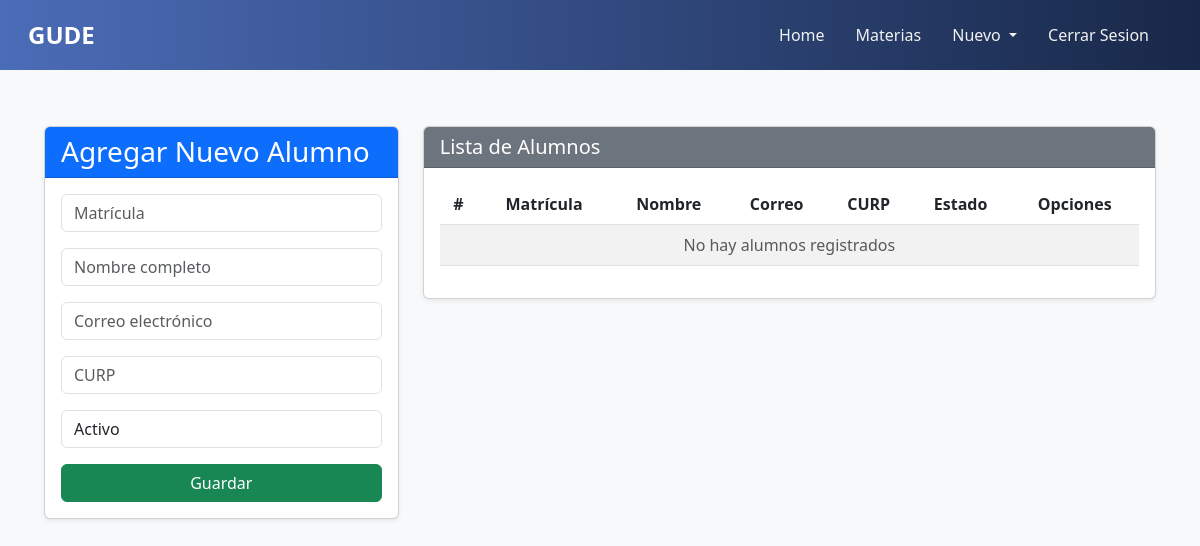
Before: /nuevoalumno/ with the older database file.
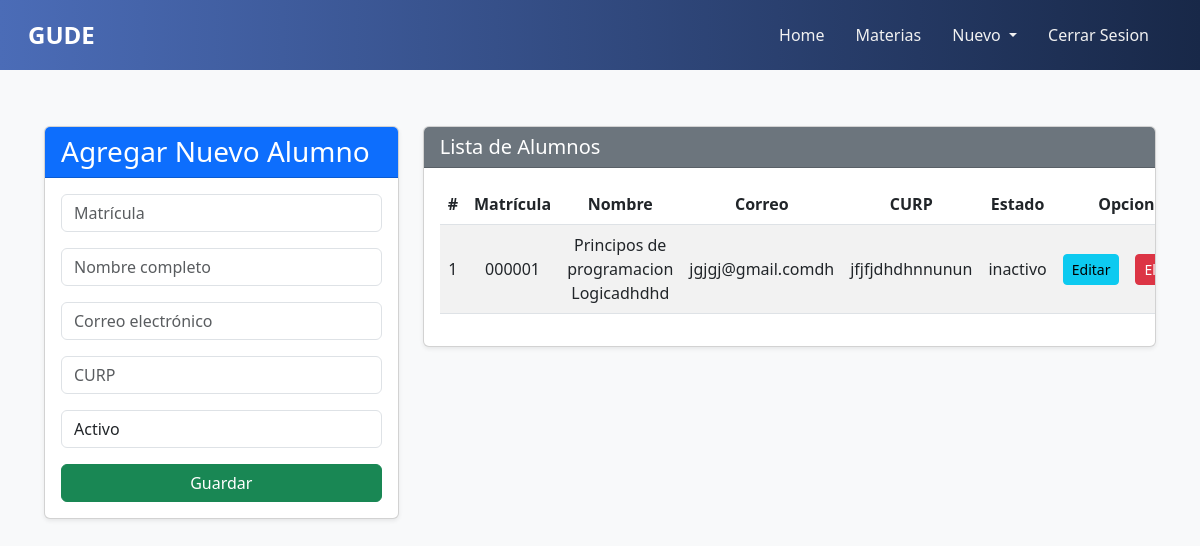
After: the same page with the newer database file.
### Aplicaciones/General/models.py (models this page shows, shortened)
class Alumno(models.Model):
    matricula = models.CharField(primary_key=True, max_length=9)
    nombre = models.CharField(max_length=100)
    correo = models.EmailField(unique=True)
    curp = models.CharField(max_length=18, unique=True)
    ESTADOS = [
        ('activo', 'Activo'),
        ('inactivo', 'Inactivo'),
        ('sabatico', 'Sabático'),
    ]
    estado = models.CharField(max_length=10, choices=ESTADOS, default='activo')

### Aplicaciones/General/views.py (the view)
# urls.py: path('nuevoalumno/', views.nuevoalumno, name='nuevoalumno'),
def nuevoalumno(request):
    alumnos = Alumno.objects.all()
    return render(request, "nuevoalumno.html", {"alumnos": alumnos})

### Aplicaciones/General/templates/nuevoalumno.html (shortened to what this page needs)
{% extends "./base.html" %}
{% load static %}
{% block body %}
<div class="container mt-4">
  <div class="row">
    <div class="col-md-4">
      <div class="card shadow-sm">
        <div class="card-header bg-primary text-white">
          <h3 class="mb-0">Agregar Nuevo Alumno</h3>
        </div>
        <div class="card-body">
          <form action="{% url 'registrarAlumno' %}" method="post">
            <div class="form-group mb-3">
              <input type="text" name="txtMatricula" id="txtMatricula" class="form-control" placeholder="Matrícula" maxlength="9" required />
            </div>
            <div class="form-group mb-3">
              <input type="text" name="txtNombre" id="txtNombre" class="form-control" placeholder="Nombre completo" maxlength="100" required />
            </div>
            <div class="form-group mb-3">
              <input type="email" name="txtCorreo" id="txtCorreo" class="form-control" placeholder="Correo electrónico" required />
            </div>
            <div class="form-group mb-3">
              <input type="text" name="txtCurp" id="txtCurp" class="form-control" placeholder="CURP" maxlength="18" required />
            </div>
            <div class="form-group mb-3">
              <select name="selectEstado" id="selectEstado" class="form-control" required>
                <option value="activo">Activo</option>
              </select>
            </div>
            <button type="submit" class="btn btn-success w-100">Guardar</button>
          </form>
        </div>
      </div>
    </div>
    <div class="col-md-8">
      <div class="card shadow-sm">
        <div class="card-header bg-secondary text-white">
          <h5 class="mb-0">Lista de Alumnos</h5>
        </div>
        <div class="card-body table-responsive">
          <table class="table table-striped table-hover">
            <thead>
              <tr>
                <th>#</th>
                <th>Matrícula</th>
                <th>Nombre</th>
                <th>Correo</th>
                <th>CURP</th>
                <th>Estado</th>
                <th colspan="2">Opciones</th>
              </tr>
            </thead>
            <tbody>
              {% for a in alumnos %}
              <tr>
                <td>{{ forloop.counter }}</td>
                <td>{{ a.matricula }}</td>
                <td>{{ a.nombre }}</td>
                <td>{{ a.correo }}</td>
                <td>{{ a.curp }}</td>
                <td>{{ a.estado }}</td>
                <td><a href="{% url 'edicionAlumno' a.matricula %}" class="btn btn-info btn-sm">Editar</a></td>
                <td><a href="{% url 'eliminacionAlumno' a.matricula %}" class="btn btn-danger btn-sm btnEliminacion">Eliminar</a></td>
              </tr>
              {% empty %}
              <tr>
                <td colspan="8" class="text-center text-muted">No hay alumnos registrados</td>
              </tr>
              {% endfor %}
            </tbody>
          </table>
        </div>
      </div>
    </div>
  </div>
</div>
{% endblock %}

Changed rows visible on the page:
added Alumno: matricula "000001", nombre "Principos de programacion Logicadhdhd", correo "jgjgj@gmail.comdh", curp "jfjfjdhdhnnunun", estado "inactivo"
Other visible differences:
text no longer shown: "No hay alumnos registrados"
